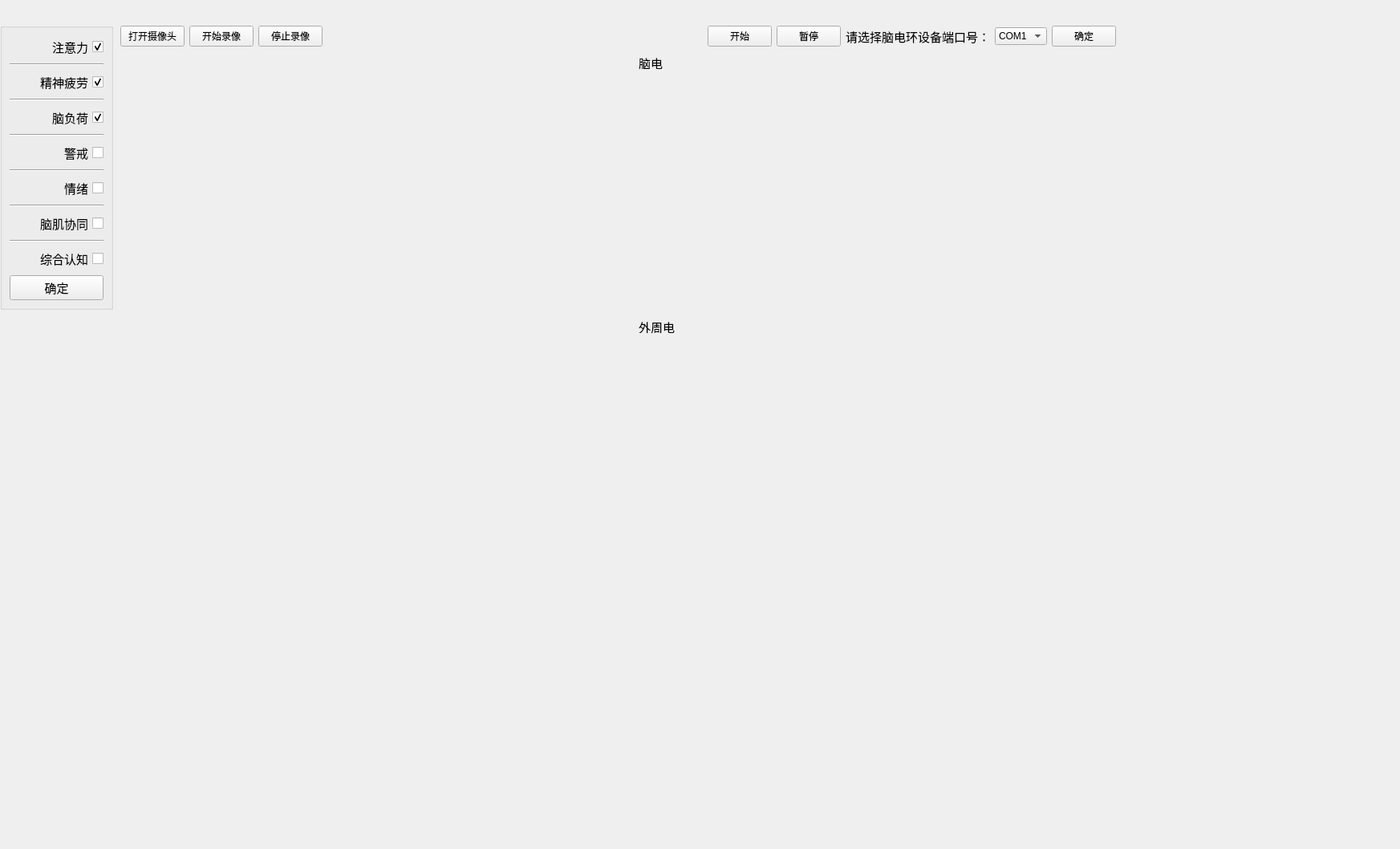
<?xml version="1.0" encoding="UTF-8"?>
<ui version="4.0">
 <class>MainWindow</class>
 <widget class="QMainWindow" name="MainWindow">
  <property name="geometry">
   <rect>
    <x>0</x>
    <y>0</y>
    <width>1745</width>
    <height>1058</height>
   </rect>
  </property>
  <property name="windowTitle">
   <string>MainWindow</string>
  </property>
  <widget class="QWidget" name="centralWidget">
   <widget class="QWidget" name="layoutWidget">
    <property name="geometry">
     <rect>
      <x>0</x>
      <y>29</y>
      <width>141</width>
      <height>691</height>
     </rect>
    </property>
    <layout class="QVBoxLayout" name="verticalLayout_3">
     <item>
      <widget class="QGroupBox" name="groupBox">
       <property name="title">
        <string/>
       </property>
       <layout class="QVBoxLayout" name="verticalLayout">
        <item>
         <widget class="QCheckBox" name="checkBox">
          <property name="font">
           <font>
            <pointsize>11</pointsize>
           </font>
          </property>
          <property name="layoutDirection">
           <enum>Qt::RightToLeft</enum>
          </property>
          <property name="text">
           <string>注意力</string>
          </property>
          <property name="checked">
           <bool>true</bool>
          </property>
         </widget>
        </item>
        <item>
         <widget class="Line" name="line">
          <property name="orientation">
           <enum>Qt::Horizontal</enum>
          </property>
         </widget>
        </item>
        <item>
         <widget class="QCheckBox" name="checkBox_2">
          <property name="font">
           <font>
            <pointsize>11</pointsize>
           </font>
          </property>
          <property name="layoutDirection">
           <enum>Qt::RightToLeft</enum>
          </property>
          <property name="text">
           <string>精神疲劳</string>
          </property>
          <property name="checked">
           <bool>true</bool>
          </property>
         </widget>
        </item>
        <item>
         <widget class="Line" name="line_2">
          <property name="orientation">
           <enum>Qt::Horizontal</enum>
          </property>
         </widget>
        </item>
        <item>
         <widget class="QCheckBox" name="checkBox_3">
          <property name="font">
           <font>
            <pointsize>11</pointsize>
           </font>
          </property>
          <property name="layoutDirection">
           <enum>Qt::RightToLeft</enum>
          </property>
          <property name="text">
           <string>脑负荷</string>
          </property>
          <property name="checked">
           <bool>true</bool>
          </property>
         </widget>
        </item>
        <item>
         <widget class="Line" name="line_3">
          <property name="orientation">
           <enum>Qt::Horizontal</enum>
          </property>
         </widget>
        </item>
        <item>
         <widget class="QCheckBox" name="checkBox_4">
          <property name="font">
           <font>
            <pointsize>11</pointsize>
           </font>
          </property>
          <property name="layoutDirection">
           <enum>Qt::RightToLeft</enum>
          </property>
          <property name="text">
           <string>警戒</string>
          </property>
         </widget>
        </item>
        <item>
         <widget class="Line" name="line_4">
          <property name="orientation">
           <enum>Qt::Horizontal</enum>
          </property>
         </widget>
        </item>
        <item>
         <widget class="QCheckBox" name="checkBox_5">
          <property name="font">
           <font>
            <pointsize>11</pointsize>
           </font>
          </property>
          <property name="layoutDirection">
           <enum>Qt::RightToLeft</enum>
          </property>
          <property name="text">
           <string>情绪</string>
          </property>
          <property name="checkable">
           <bool>false</bool>
          </property>
         </widget>
        </item>
        <item>
         <widget class="Line" name="line_5">
          <property name="orientation">
           <enum>Qt::Horizontal</enum>
          </property>
         </widget>
        </item>
        <item>
         <widget class="QCheckBox" name="checkBox_6">
          <property name="font">
           <font>
            <pointsize>11</pointsize>
           </font>
          </property>
          <property name="layoutDirection">
           <enum>Qt::RightToLeft</enum>
          </property>
          <property name="text">
           <string>脑肌协同</string>
          </property>
          <property name="checkable">
           <bool>false</bool>
          </property>
         </widget>
        </item>
        <item>
         <widget class="Line" name="line_6">
          <property name="orientation">
           <enum>Qt::Horizontal</enum>
          </property>
         </widget>
        </item>
        <item>
         <widget class="QCheckBox" name="checkBox_7">
          <property name="font">
           <font>
            <pointsize>11</pointsize>
           </font>
          </property>
          <property name="layoutDirection">
           <enum>Qt::RightToLeft</enum>
          </property>
          <property name="text">
           <string>综合认知</string>
          </property>
          <property name="checkable">
           <bool>false</bool>
          </property>
         </widget>
        </item>
        <item>
         <widget class="QPushButton" name="pushButton_3">
          <property name="font">
           <font>
            <pointsize>11</pointsize>
           </font>
          </property>
          <property name="text">
           <string>确定</string>
          </property>
         </widget>
        </item>
       </layout>
      </widget>
     </item>
     <item>
      <spacer name="verticalSpacer">
       <property name="orientation">
        <enum>Qt::Vertical</enum>
       </property>
       <property name="sizeHint" stdset="0">
        <size>
         <width>20</width>
         <height>88</height>
        </size>
       </property>
      </spacer>
     </item>
    </layout>
   </widget>
   <widget class="QWidget" name="layoutWidget">
    <property name="geometry">
     <rect>
      <x>150</x>
      <y>30</y>
      <width>1241</width>
      <height>30</height>
     </rect>
    </property>
    <layout class="QHBoxLayout" name="horizontalLayout">
     <item>
      <widget class="QPushButton" name="buttonOpenCamera">
       <property name="sizePolicy">
        <sizepolicy hsizetype="Fixed" vsizetype="Fixed">
         <horstretch>0</horstretch>
         <verstretch>0</verstretch>
        </sizepolicy>
       </property>
       <property name="text">
        <string>打开摄像头</string>
       </property>
      </widget>
     </item>
     <item>
      <widget class="QPushButton" name="buttonVideoCapture">
       <property name="sizePolicy">
        <sizepolicy hsizetype="Fixed" vsizetype="Fixed">
         <horstretch>0</horstretch>
         <verstretch>0</verstretch>
        </sizepolicy>
       </property>
       <property name="text">
        <string>开始录像</string>
       </property>
      </widget>
     </item>
     <item>
      <widget class="QPushButton" name="pushButton_4">
       <property name="text">
        <string>停止录像</string>
       </property>
      </widget>
     </item>
     <item>
      <widget class="QLabel" name="label_4">
       <property name="text">
        <string/>
       </property>
      </widget>
     </item>
     <item>
      <spacer name="horizontalSpacer">
       <property name="orientation">
        <enum>Qt::Horizontal</enum>
       </property>
       <property name="sizeHint" stdset="0">
        <size>
         <width>768</width>
         <height>20</height>
        </size>
       </property>
      </spacer>
     </item>
     <item>
      <widget class="QPushButton" name="pushButton">
       <property name="text">
        <string>开始</string>
       </property>
      </widget>
     </item>
     <item>
      <widget class="QPushButton" name="pushButton_2">
       <property name="text">
        <string>暂停</string>
       </property>
      </widget>
     </item>
     <item>
      <widget class="QLabel" name="label_7">
       <property name="font">
        <font>
         <pointsize>11</pointsize>
        </font>
       </property>
       <property name="text">
        <string>请选择脑电环设备端口号：</string>
       </property>
      </widget>
     </item>
     <item>
      <widget class="QComboBox" name="comboBox">
       <item>
        <property name="text">
         <string>COM1</string>
        </property>
       </item>
       <item>
        <property name="text">
         <string>COM2</string>
        </property>
       </item>
       <item>
        <property name="text">
         <string>COM3</string>
        </property>
       </item>
       <item>
        <property name="text">
         <string>COM4</string>
        </property>
       </item>
       <item>
        <property name="text">
         <string>COM5</string>
        </property>
       </item>
       <item>
        <property name="text">
         <string>COM6</string>
        </property>
       </item>
       <item>
        <property name="text">
         <string>COM7</string>
        </property>
       </item>
       <item>
        <property name="text">
         <string>COM8</string>
        </property>
       </item>
      </widget>
     </item>
     <item>
      <widget class="QPushButton" name="pushButton_5">
       <property name="text">
        <string>确定</string>
       </property>
      </widget>
     </item>
    </layout>
   </widget>
   <widget class="QLabel" name="label">
    <property name="geometry">
     <rect>
      <x>160</x>
      <y>810</y>
      <width>371</width>
      <height>201</height>
     </rect>
    </property>
    <property name="text">
     <string/>
    </property>
   </widget>
   <widget class="QWidget" name="layoutWidget">
    <property name="geometry">
     <rect>
      <x>150</x>
      <y>70</y>
      <width>1551</width>
      <height>651</height>
     </rect>
    </property>
    <layout class="QHBoxLayout" name="horizontalLayout_2">
     <item>
      <widget class="QLabel" name="labelShowCamera">
       <property name="sizePolicy">
        <sizepolicy hsizetype="Fixed" vsizetype="Fixed">
         <horstretch>0</horstretch>
         <verstretch>0</verstretch>
        </sizepolicy>
       </property>
       <property name="maximumSize">
        <size>
         <width>640</width>
         <height>480</height>
        </size>
       </property>
       <property name="styleSheet">
        <string notr="true">background-image: url(:/pic/camera_not_open.png);</string>
       </property>
       <property name="text">
        <string/>
       </property>
      </widget>
     </item>
     <item>
      <layout class="QVBoxLayout" name="verticalLayout_2">
       <item>
        <widget class="QLabel" name="label_8">
         <property name="sizePolicy">
          <sizepolicy hsizetype="Fixed" vsizetype="Fixed">
           <horstretch>0</horstretch>
           <verstretch>0</verstretch>
          </sizepolicy>
         </property>
         <property name="maximumSize">
          <size>
           <width>60</width>
           <height>16</height>
          </size>
         </property>
         <property name="font">
          <font>
           <pointsize>11</pointsize>
          </font>
         </property>
         <property name="text">
          <string>脑电</string>
         </property>
        </widget>
       </item>
       <item>
        <widget class="MatplotlibWidget" name="widget_2" native="true"/>
       </item>
       <item>
        <widget class="QLabel" name="label_9">
         <property name="sizePolicy">
          <sizepolicy hsizetype="Fixed" vsizetype="Fixed">
           <horstretch>0</horstretch>
           <verstretch>0</verstretch>
          </sizepolicy>
         </property>
         <property name="maximumSize">
          <size>
           <width>60</width>
           <height>16</height>
          </size>
         </property>
         <property name="font">
          <font>
           <pointsize>11</pointsize>
          </font>
         </property>
         <property name="text">
          <string>外周电</string>
         </property>
        </widget>
       </item>
       <item>
        <widget class="MatplotlibWidget" name="widget_3" native="true"/>
       </item>
      </layout>
     </item>
    </layout>
   </widget>
   <widget class="QLabel" name="label_2">
    <property name="geometry">
     <rect>
      <x>300</x>
      <y>750</y>
      <width>111</width>
      <height>21</height>
     </rect>
    </property>
    <property name="font">
     <font>
      <pointsize>11</pointsize>
     </font>
    </property>
    <property name="text">
     <string/>
    </property>
   </widget>
   <widget class="QLabel" name="label_3">
    <property name="geometry">
     <rect>
      <x>690</x>
      <y>750</y>
      <width>111</width>
      <height>21</height>
     </rect>
    </property>
    <property name="font">
     <font>
      <pointsize>11</pointsize>
     </font>
    </property>
    <property name="text">
     <string/>
    </property>
   </widget>
   <widget class="QLabel" name="label_5">
    <property name="geometry">
     <rect>
      <x>1090</x>
      <y>750</y>
      <width>101</width>
      <height>21</height>
     </rect>
    </property>
    <property name="font">
     <font>
      <pointsize>11</pointsize>
     </font>
    </property>
    <property name="text">
     <string/>
    </property>
   </widget>
   <widget class="QLabel" name="label_6">
    <property name="geometry">
     <rect>
      <x>1490</x>
      <y>750</y>
      <width>111</width>
      <height>21</height>
     </rect>
    </property>
    <property name="font">
     <font>
      <pointsize>11</pointsize>
     </font>
    </property>
    <property name="text">
     <string/>
    </property>
   </widget>
  </widget>
 </widget>
 <customwidgets>
  <customwidget>
   <class>MatplotlibWidget</class>
   <extends>QWidget</extends>
   <header location="global">MatplotlibWidget.h</header>
   <container>1</container>
  </customwidget>
 </customwidgets>
 <resources>
  <include location="pic.qrc"/>
 </resources>
 <connections/>
</ui>
